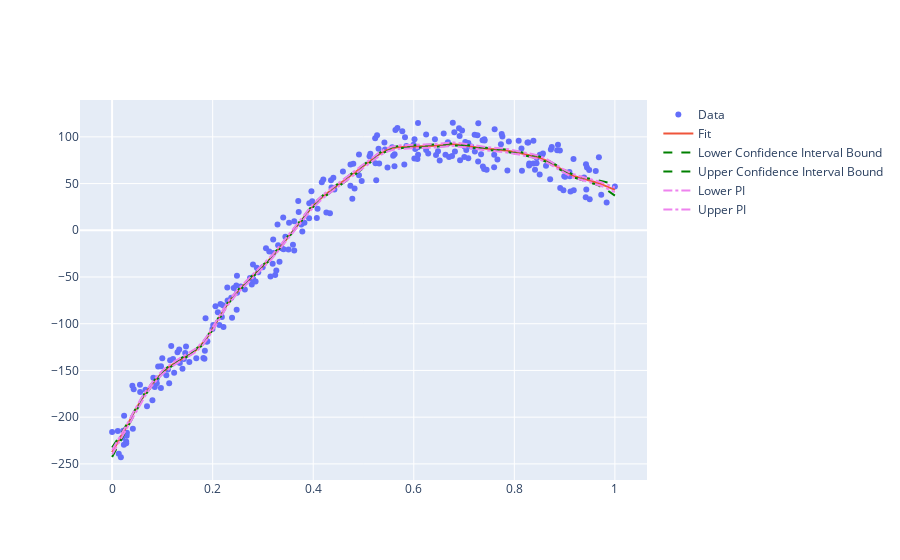

Notebook code cell kept with this figure:
### Code cell
fig = go.Figure()
fig.add_trace(go.Scatter(x=x.ravel(), y=y.ravel(), mode="markers", name="Data"))
fig.add_trace(go.Scatter(x=x.ravel(), y=M.basis @ M.coef_, name="Fit"))
M.plot_confidence_intervals(fig=fig, x=x)
M.calc_prediction_interval(x_pred=x, fig=fig)
fig.show()

### Figure 1 — Plotly figure (JSON) as saved in the notebook; plotly's stock layout.template omitted (floating-point values rounded to 4 significant figures; data arrays with more than 128 entries replaced by an {"elided": "..."} marker saying what was removed)
{"data": [{"mode": "markers", "name": "Data", "type": "scatter", "x": {"elided": "250 float values"}, "y": {"elided": "250 float values"}}, {"name": "Fit", "type": "scatter", "x": {"elided": "250 float values"}, "y": {"elided": "250 float values"}}, {"line": {"color": "green", "dash": "dash"}, "mode": "lines", "name": "Lower Confidence Interval Bound", "type": "scatter", "x": {"elided": "250 float values"}, "y": {"elided": "250 float values"}}, {"line": {"color": "green", "dash": "dash"}, "mode": "lines", "name": "Upper Confidence Interval Bound", "type": "scatter", "x": {"elided": "250 float values"}, "y": {"elided": "250 float values"}}, {"line": {"color": "violet", "dash": "dashdot"}, "mode": "lines", "name": "Lower PI", "type": "scatter", "x": {"elided": "250 float values"}, "y": {"elided": "250 float values"}}, {"line": {"color": "violet", "dash": "dashdot"}, "mode": "lines", "name": "Upper PI", "type": "scatter", "x": {"elided": "250 float values"}, "y": {"elided": "250 float values"}}], "layout": {"autosize": true, "xaxis": {"autorange": true, "range": [-0.05823, 1.058], "type": "linear"}, "yaxis": {"autorange": true, "range": [-269.1, 141.3], "type": "linear"}}}
